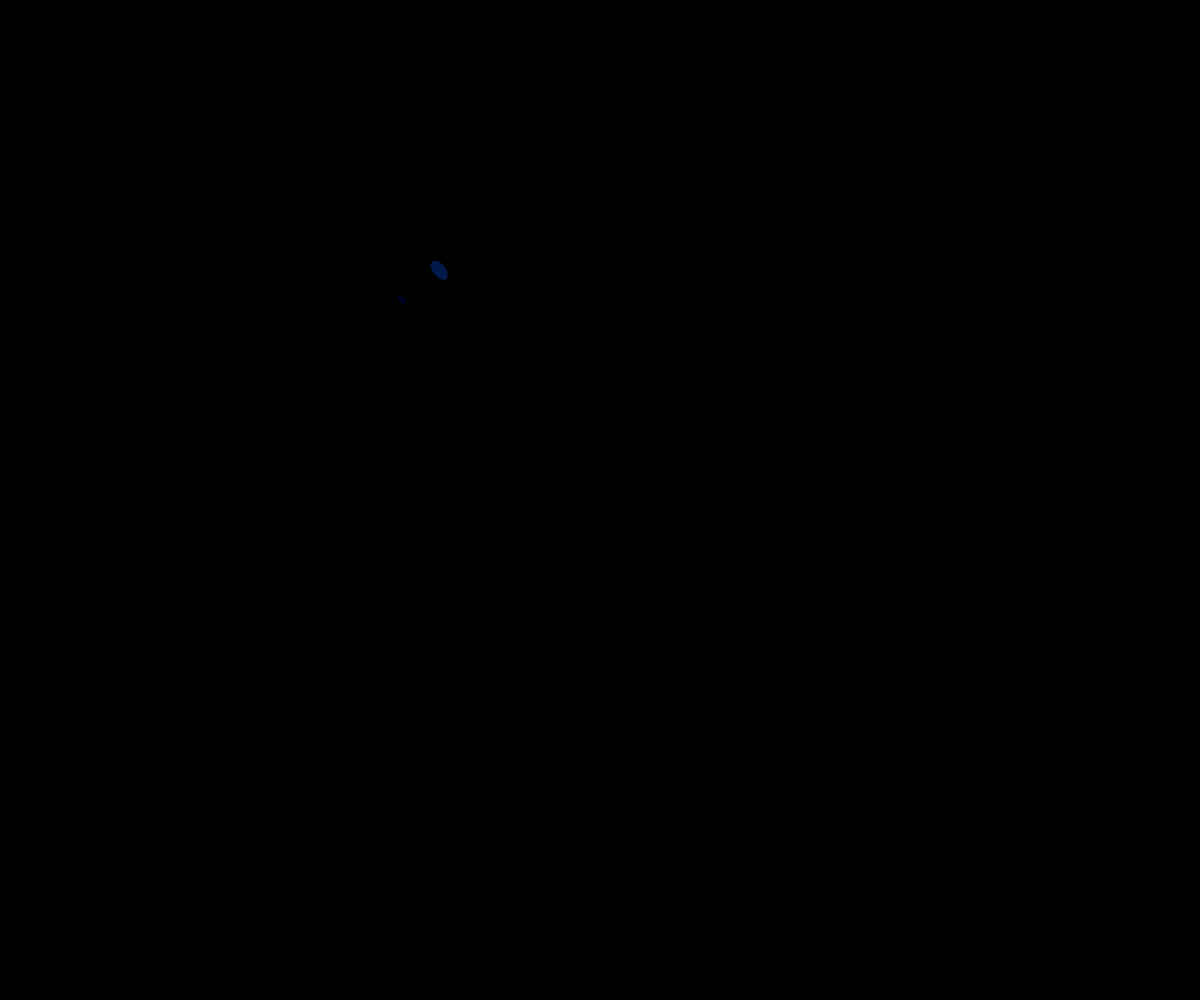
Frame 1 (no input)
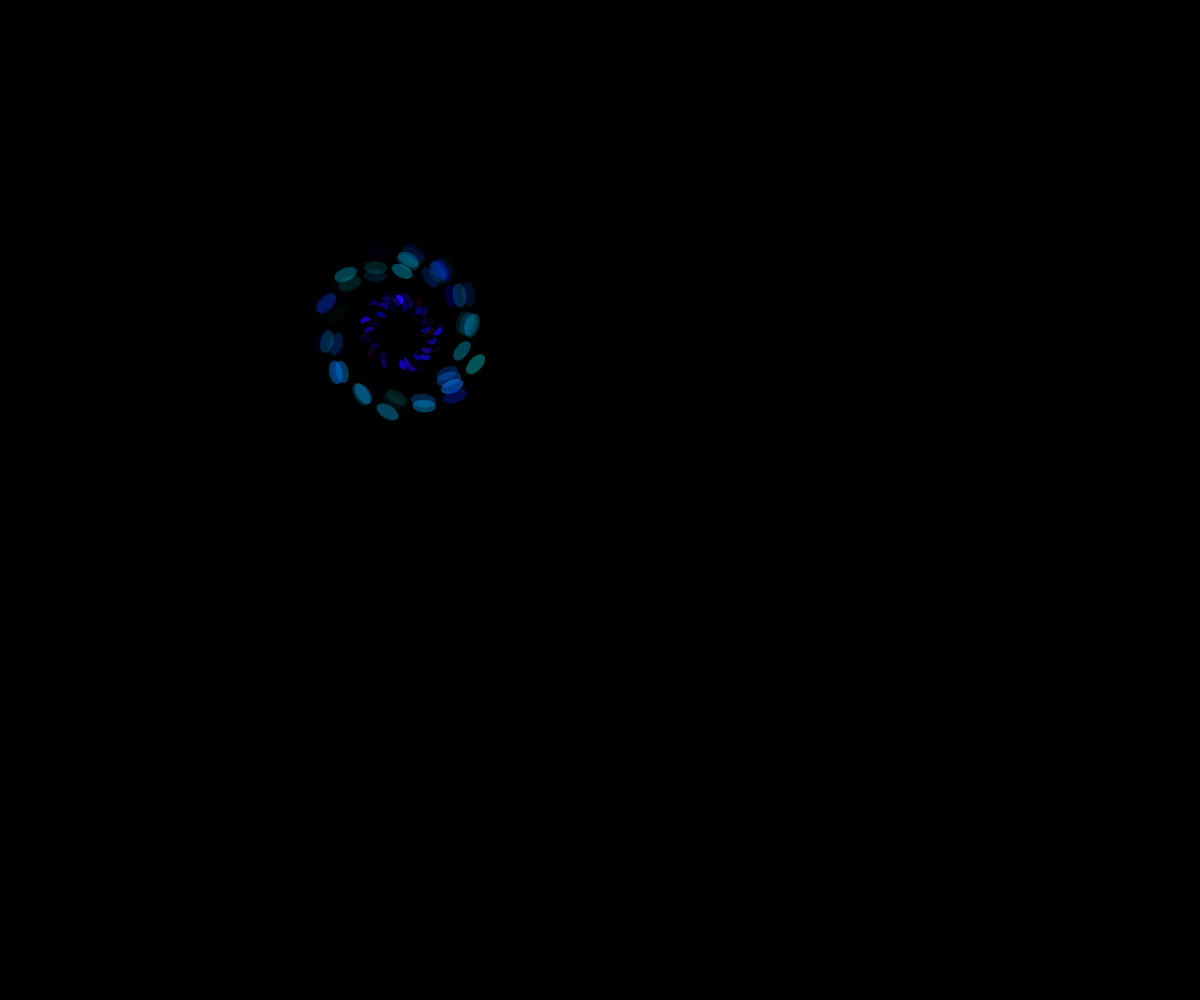
Frame 60 (no input)
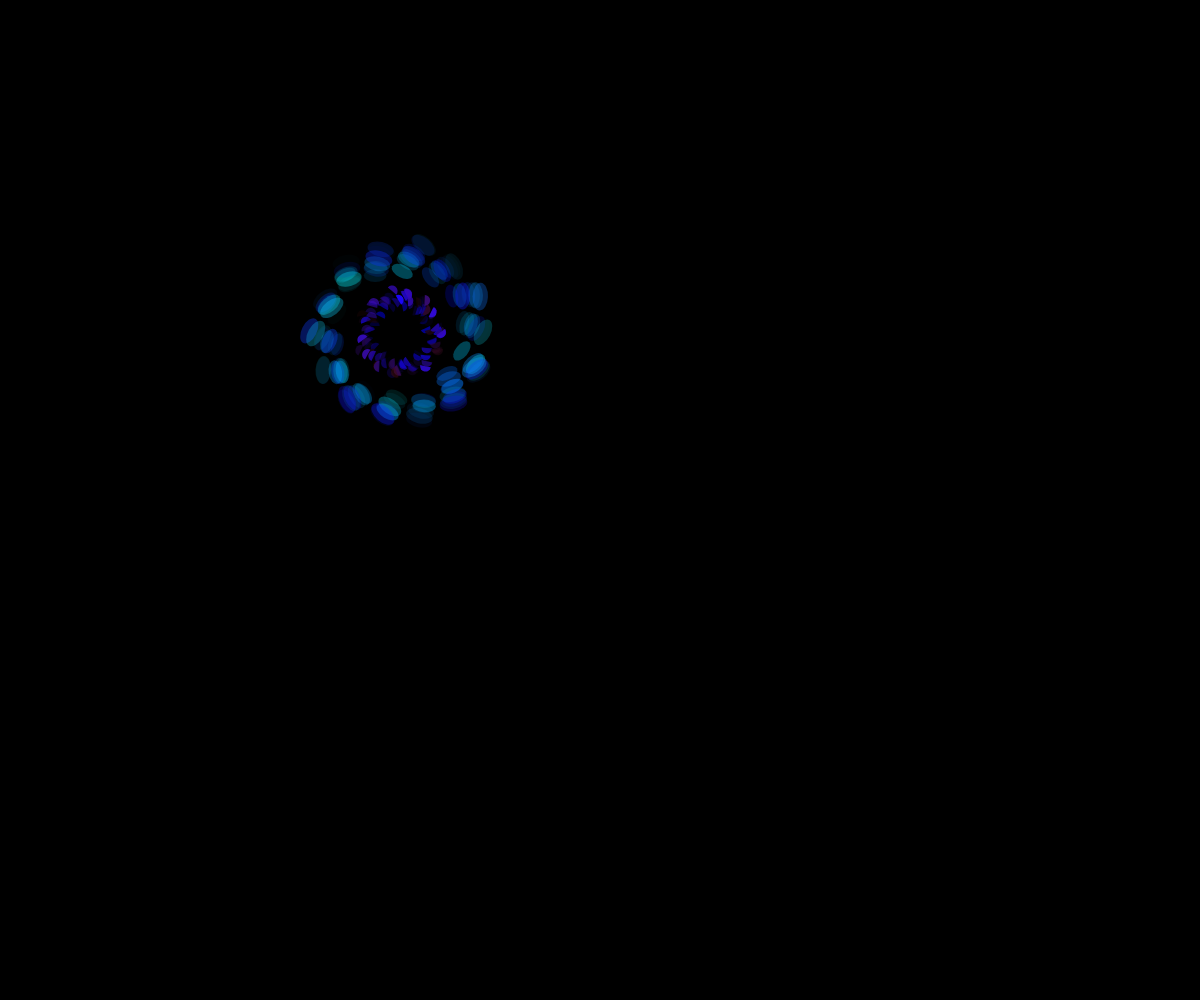
Frame 120 (the mouse pressed at the canvas centre since frame 60)

The p5.js sketch that drew these frames (run headless with seeded random() and noise() and a simulated clock; from frame 60 on, the mouse is pressed at the canvas centre):

// p5.js sketch
// ── sketch.js
function setup() {
  createCanvas(windowWidth, windowHeight);
  background(0);
  noFill();
  //frameRate(20);
}

let r = 0;
let g = 0;
let b = 255;

let scl = 1;
let rot = 1;

function draw() {
  fill(r,g,random(255),random(255));
  noStroke();
  //strokeWeight(2);
  
  translate(width/3,height/3);
  scale(scl*0.5);
  rotate(rot*PI);
  
  rotate(rot*0.9);
  translate(50+g,random(10,50));
  
  arc(0,0,20,20,0,PI,PIE);
  
  push();
   translate(rot*0.1,100);
   scale(scl*0.5);
   //rotate(rot*3);
   fill(r*0.3,random(255),b,random(90));
   noStroke();
   //noFill();
   //strokeWeight(1);
   ellipse(0,0,90,50);
  pop();
  
  r += 0.5;
  g += 0.1;
  
  scl += 0.001;
  rot += 1;

}
